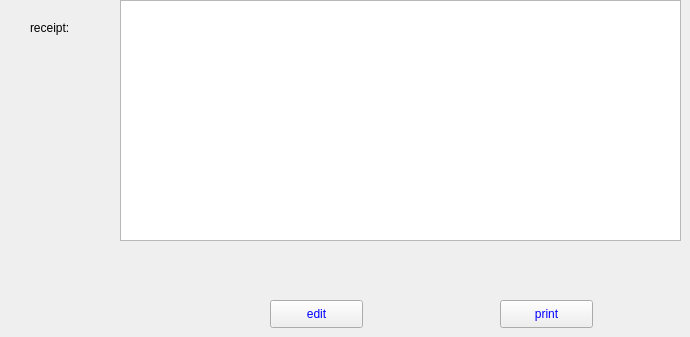
                  <widget class="QWidget" name="tabWidgetPage2">
                   <attribute name="title">
                    <string>2</string>
                   </attribute>
                   <widget class="QLabel" name="label_74">
                    <property name="geometry">
                     <rect>
                      <x>30</x>
                      <y>20</y>
                      <width>56</width>
                      <height>16</height>
                     </rect>
                    </property>
                    <property name="text">
                     <string>receipt:</string>
                    </property>
                   </widget>
                   <widget class="QPushButton" name="pushButton_8">
                    <property name="geometry">
                     <rect>
                      <x>500</x>
                      <y>300</y>
                      <width>93</width>
                      <height>28</height>
                     </rect>
                    </property>
                    <property name="styleSheet">
                     <string notr="true">color: rgb(0, 0, 255);</string>
                    </property>
                    <property name="text">
                     <string>print</string>
                    </property>
                   </widget>
                   <widget class="QPushButton" name="pb_modifier">
                    <property name="geometry">
                     <rect>
                      <x>270</x>
                      <y>300</y>
                      <width>93</width>
                      <height>28</height>
                     </rect>
                    </property>
                    <property name="styleSheet">
                     <string notr="true">color: rgb(0, 0, 255);</string>
                    </property>
                    <property name="text">
                     <string>edit</string>
                    </property>
                   </widget>
                   <widget class="QTableView" name="facture_affiche">
                    <property name="geometry">
                     <rect>
                      <x>120</x>
                      <y>0</y>
                      <width>561</width>
                      <height>241</height>
                     </rect>
                    </property>
                   </widget>
                  </widget>
